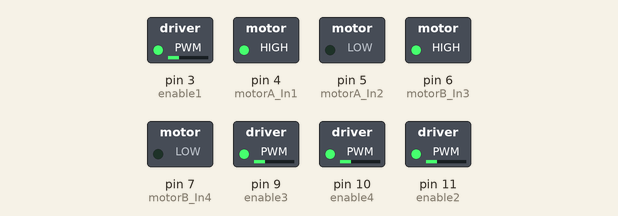
Recording of a sketch running on a simulated Arduino Uno, built with avr-gcc and run on an emulated ATmega328P. Shown: switched loads named in the sketch (green lamp = pin HIGH).

Above: at 0.1 s.
Timing chart, 0 to 1.6 s (numbered marks = the images above):
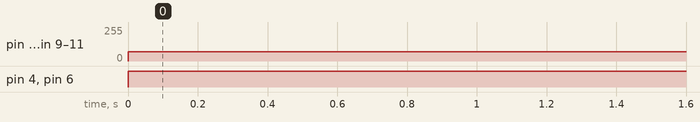

Measured:
- by itself, pin 3 (enable1), pin 9 (enable3), pin 10 (enable4), pin 11 (enable2): 0/255 → 70/255 at 0.00 s
- by itself, pin 4 (motorA_In1), pin 6 (motorB_In3): LOW → HIGH at 0.00 s

The sketch:

sketch_jun1b-moveforward.ino
```cpp
const int enable1 = 3;
const int enable2 = 11;
const int enable3 = 9;
const int enable4 = 10; // motor right and left
const int motorA_In1 = 4;
const int motorA_In2 = 5;
const int motorB_In3 = 6;
const int motorB_In4 = 7;
void setup() {
  // put your setup code here, to run once:

pinMode(motorB_In3, OUTPUT);
pinMode(motorB_In4, OUTPUT);
pinMode(motorA_In1, OUTPUT);
pinMode(motorA_In2, OUTPUT);

}
void speedset(int speed){
  analogWrite(enable1, speed);
  analogWrite(enable2, speed);
  analogWrite(enable3, speed);
  analogWrite(enable4, speed);
}
void moveForward() {
  speedset(70);
  digitalWrite(motorA_In1, HIGH);
  digitalWrite(motorA_In2, LOW);
  digitalWrite(motorB_In3, HIGH);
  digitalWrite(motorB_In4, LOW);
}


void loop() {
moveForward();
}
```
